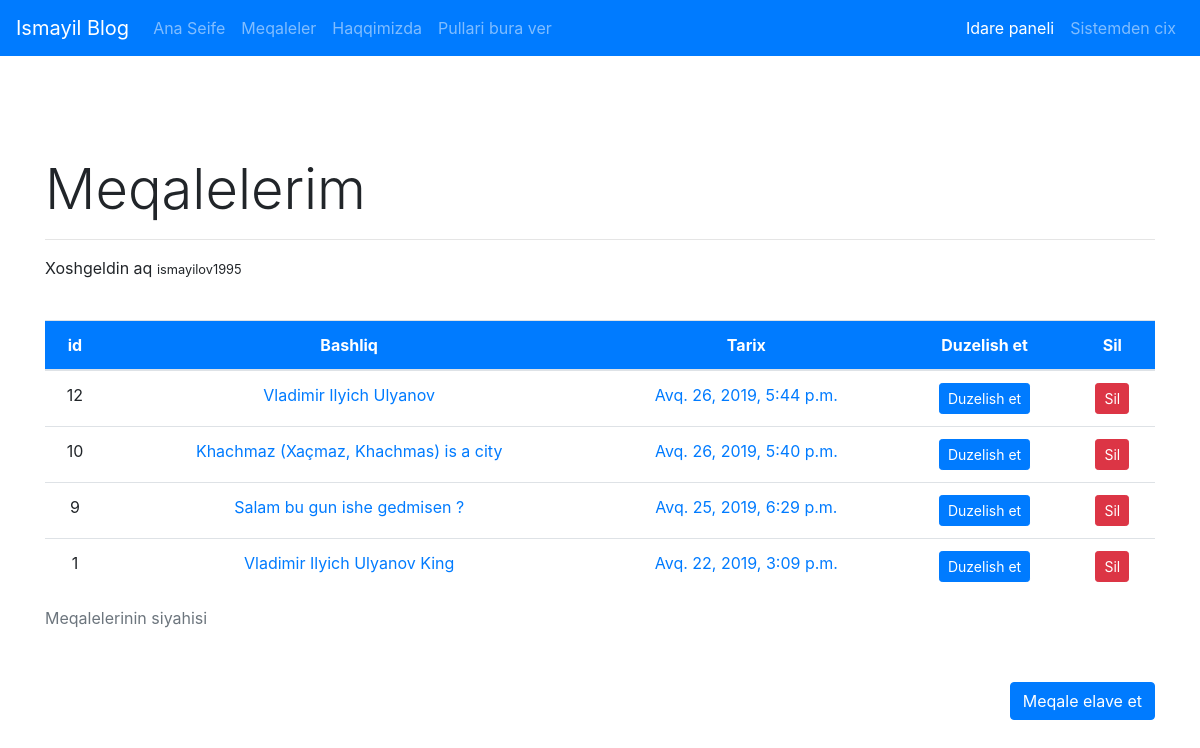
Screenshot of /articles/dashboard/ (signed in) with the database file from the repository.
### article/models.py (models this page shows, shortened)
class Article(models.Model):
    author = models.ForeignKey("auth.User", on_delete = models.CASCADE, verbose_name = "Yazar")
    title = models.CharField(max_length=50, verbose_name = "Bashliq", validators=[MinLengthValidator(10)])
    content = RichTextField()
    article_image = models.FileField(blank=True, null=True, verbose_name= "Meqaleye shekil elave edin")
    created_date = models.DateTimeField(auto_now_add=True, verbose_name= "Yarandigi tarix")
    class Meta:
        ordering = ['-created_date']

### article/views.py (the view)
# urls.py: path('dashboard/' ,views.dashboard, name = "dashboard"),
@login_required(login_url = "user:login")
def dashboard(request):
    articles = Article.objects.filter(author = request.user)
    return render(request, "dashboard.html", {"articles":articles})

### article/templates/dashboard.html
{% extends "layout.html" %}
{% load static %}
{% block css_place %}
<link rel="stylesheet" href="{% static 'css/style_tables.css' %}">
{% endblock  %}
{% block body %}
<h1 class="display-4">Meqalelerim</h1>
<hr>
<p>
Xoshgeldin aq <small>{{request.user.username}}</small>
</p>
<br>
{% if articles %}
<table class="table table-hover">
<caption>Meqalelerinin siyahisi</caption>
  <thead>
    <tr class="bg-primary" align="center">
      <th scope="col">id</th>
      <th scope="col">Bashliq</th>
      <th scope="col">Tarix</th>
      <th scope="col">Duzelish et</th>
      <th scope="col">Sil</th>
    </tr>
  </thead>
  <tbody>
  {% for article in articles %}
    <tr  align="center">
      <td>{{article.id}}</th>
      <td><a href="/articles/article/{{article.id}}">{{article.title}}<a/></td>
      <td><a href="/articles/article/{{article.id}}">{{article.created_date}}</a></td>
      <td><a class="btn btn-primary btn-sm" href="/articles/update/{{article.id}}">Duzelish et</a></td>
      <td><a class="btn btn-danger btn-sm" href="/articles/delete/{{article.id}}">Sil</a></td>
    </tr>
  {% endfor %}
  </tbody>
</table>
<br>
<p align="right">
<a class = "btn btn-primary" href = "/articles/addarticle">Meqale elave et</a>
</p>
{% else %}
<div class="alert alert-danger" align="center">
Hazirda gosterilecek meqaleniz yoxdur.
</div>
{% endif %}
{% endblock body %}

### article/templates/layout.html (shortened to what this page needs)
<!DOCTYPE html>
{% load static %}
<html lang="en">
<head>
    <link rel="stylesheet" href="{% static 'css/bootstrap.min.css' %}">
    {% block css_place %}{% endblock  %}
</head>
<body>
    {% include "includes/navbar.html" %}
        <div style = "margin-top: 100px; margin-bottom: 100px;" class = "container">
            {% block body %}
            {% endblock body %}
        </div>
</body>
</html>

### article/templates/includes/navbar.html (shortened to what this page needs)
<nav class="navbar navbar-expand-lg navbar-dark bg-primary">
  <div class="collapse navbar-collapse" id="navbarTogglerDemo01">
    <a class="navbar-brand" href="/">Ismayil Blog</a>
    <ul class="navbar-nav mr-auto mt-2 mt-lg-0">
      <li class="nav-item {% if request.resolver_match.url_name == "index" %}active{% endif %}">
        <a class="nav-link" href="{% url "index" %}">Ana Seife<span class="sr-only">(current)</span></a>
      </li>
      <li class="nav-item {% if request.resolver_match.url_name == "articles" %}active{% endif %}">
        <a class="nav-link" href="{% url "article:articles" %}">Meqaleler</a>
      </li>
      <li class="nav-item {% if request.resolver_match.url_name == "about" %}active{% endif %}">
        <a class="nav-link" href="{% url "about" %}">Haqqimizda</a>
      </li>
      <li class="nav-item {% if request.resolver_match.url_name == "money" %}active{% endif %}">
        <a class="nav-link" href="{% url "money" %}">Pullari bura ver</a>
      </li>
    </ul>
    <ul class="navbar-nav ml-auto mt-2 mt-lg-0">
    {% if request.user.is_authenticated %}
      <li class="nav-item {% if request.resolver_match.url_name == "dashboard" %}active{% endif %}">
        <a class="nav-link" href="{% url "article:dashboard" %}">Idare paneli<span class="sr-only">(current)</span></a>
      </li>
      <li class="nav-item">
        <a class="nav-link" href="{% url "user:logout" %}">Sistemden cix</a>
      </li>
    {% endif %}
    </ul>
  </div>
</nav>

### static/css/style_tables.css (style rules this page uses)
th { color: white; }

### rows the page displays
Article: id "12", title "Vladimir Ilyich Ulyanov", created_date "Avq. 26, 2019, 5:44 p.m."
Article: id "10", title "Khachmaz (Xaçmaz, Khachmas) is a city", created_date "Avq. 26, 2019, 5:40 p.m."
Article: id "9", title "Salam bu gun ishe gedmisen ?", created_date "Avq. 25, 2019, 6:29 p.m."
Article: id "1", title "Vladimir Ilyich Ulyanov King", created_date "Avq. 22, 2019, 3:09 p.m."

### other values shown
{{ request.user.username }} "ismayilov1995"
